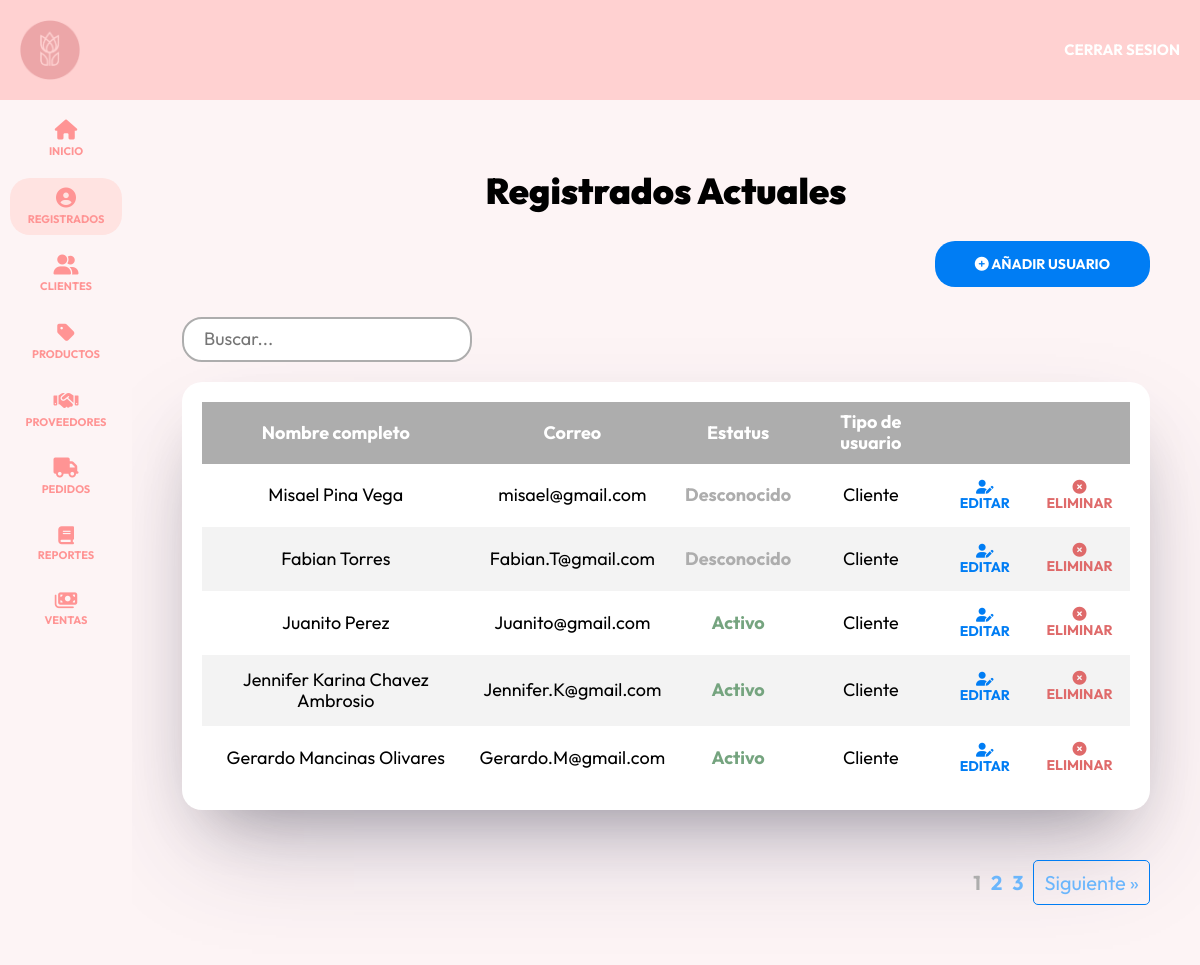
The app's page /admin/registrados?page=1 (signed in) with its own data.
### tables this page shows
CREATE TABLE `usuarios` (
  `IDusuario` int NOT NULL AUTO_INCREMENT,
  `nombre` varchar(100) NOT NULL,
  `apellido` varchar(100) NOT NULL,
  `email` varchar(100) DEFAULT NULL,
  `password` varchar(255) DEFAULT NULL,
  `estatus` varchar(50) NOT NULL,
  `confirmado` tinyint(1) NOT NULL DEFAULT '0',
  `token` varchar(255) DEFAULT NULL,
  `IDrol` int DEFAULT NULL,
  PRIMARY KEY (`IDusuario`),
  UNIQUE KEY `correo` (`email`),
  KEY `IDrol` (`IDrol`),
  CONSTRAINT `usuarios_ibfk_1` FOREIGN KEY (`IDrol`) REFERENCES `roles` (`IDrol`)
);

### controllers/RegistradosController.php (called while the page is built, shortened)
<?php
class RegistradosController {
    public static function index(Router $router) {
        $pagina_actual = $_GET['page'];
        $pagina_actual = filter_var($pagina_actual, FILTER_VALIDATE_INT);
        $registros_por_pagina = 5;
        $total = Usuarios::total();
        $paginacion = new Paginacion($pagina_actual, $registros_por_pagina, $total);
        $usuarios = Usuarios::paginar($registros_por_pagina, $paginacion->offset());
        $router->render('admin/registrados/index', [
            'titulo' => 'Registrados Actuales',
            'usuarios' => $usuarios,
            'paginacion' => $paginacion->paginacion()
        ]);
    }
}
?>

### public/index.php (called while the page is built, shortened)
<?php
$router = new Router();
$router->get('/login', [AuthController::class, 'login']);
$router->post('/login', [AuthController::class, 'login']);
$router->post('/logout', [AuthController::class, 'logout']);
$router->get('/registro', [AuthController::class, 'registro']);
$router->post('/registro', [AuthController::class, 'registro']);
$router->get('/olvide', [AuthController::class, 'olvide']);
$router->post('/olvide', [AuthController::class, 'olvide']);
$router->get('/reestablecer', [AuthController::class, 'reestablecer']);
$router->post('/reestablecer', [AuthController::class, 'reestablecer']);
$router->get('/mensaje', [AuthController::class, 'mensaje']);
$router->get('/confirmar-cuenta', [AuthController::class, 'confirmar']);
$router->get('/admin/dashboard', [DashboardController::class, 'index']);
$router->get('/admin/registrados', [RegistradosController::class, 'index']);
$router->get('/admin/registrados/crear', [RegistradosController::class, 'crear']);
$router->post('/admin/registrados/crear', [RegistradosController::class, 'crear']);
$router->get('/admin/registrados/editar', [RegistradosController::class, 'editar']);
$router->post('/admin/registrados/editar', [RegistradosController::class, 'editar']);
$router->post('/admin/registrados/eliminar', [RegistradosController::class, 'eliminar']);
$router->get('/admin/clientes', [ClientesController::class, 'index']);
$router->get('/admin/clientes/crear', [ClientesController::class, 'crear']);
$router->post('/admin/clientes/crear', [ClientesController::class, 'crear']);
$router->get('/admin/clientes/editar', [ClientesController::class, 'editar']);
$router->post('/admin/clientes/editar', [ClientesController::class, 'editar']);
$router->post('/admin/clientes/eliminar', [ClientesController::class, 'eliminar']);
$router->get('/admin/productos', [ProductosController::class, 'index']);
$router->get('/admin/productos/crear', [ProductosController::class, 'crear']);
$router->post('/admin/productos/crear', [ProductosController::class, 'crear']);
$router->get('/admin/productos/editar', [ProductosController::class, 'editar']);
$router->post('/admin/productos/editar', [ProductosController::class, 'editar']);
$router->post('/admin/productos/eliminar', [ProductosController::class, 'eliminar']);
$router->post('/admin/productos/actualizar_inventario', [ProductosController::class, 'actualizar_inventario']);
$router->get('/admin/proveedores', [ProveedoresController::class, 'index']);
$router->get('/admin/proveedores/crear', [ProveedoresController::class, 'crear']);
$router->post('/admin/proveedores/crear', [ProveedoresController::class, 'crear']);
$router->get('/admin/proveedores/editar', [ProveedoresController::class, 'editar']);
$router->post('/admin/proveedores/editar', [ProveedoresController::class, 'editar']);
$router->post('/admin/proveedores/eliminar', [ProveedoresController::class, 'eliminar']);
$router->get('/admin/categorias/crear', [CategoriasController::class, 'crear']);
$router->post('/admin/categorias/crear', [CategoriasController::class, 'crear']);
$router->get('/admin/categorias/editar', [CategoriasController::class, 'editar']);
$router->post('/admin/categorias/editar', [CategoriasController::class, 'editar']);
$router->post('/admin/categorias/eliminar', [CategoriasController::class, 'eliminar']);
$router->get('/admin/pedidos', [PedidosController::class, 'index']);
$router->get('/admin/pedidos/crear', [PedidosController::class, 'crear']);
$router->post('/admin/pedidos/crear', [PedidosController::class, 'crear']);
$router->get('/admin/pedidos/editar', [PedidosController::class, 'editar']);
$router->post('/admin/pedidos/editar', [PedidosController::class, 'editar']);
$router->post('/admin/pedidos/eliminar', [PedidosController::class, 'eliminar']);
$router->get('/admin/pedidos/obtener_pedidos', [PedidosController::class, 'obtener_pedidos']);
$router->post('/admin/pedidos/actualizarEstado', [PedidosController::class, 'actualizarEstado']);
$router->get('/admin/reportes', [ReportesController::class, 'index']);
$router->get('/admin/reportes/generarPDF', [ReportesController::class, 'generarPDF']);
$router->get('/admin/ventas', [VentasController::class, 'index']);
$router->get('/admin/ventas/crear', [VentasController::class, 'crear']);
$router->post('/admin/ventas/vender', [VentasController::class, 'vender']);
$router->get('/', [PaginasController::class, 'index']);
$router->get('/nosotros', [PaginasController::class, 'nosotros']);
$router->get('/categorias', [PaginasController::class, 'categorias']);
$router->get('/productos', [PaginasController::class, 'productos']);
$router->get('/contacto', [PaginasController::class, 'contacto']);
$router->post('/contacto', [PaginasController::class, 'contacto']);
$router->get('/Cpedidos', [PaginasController::class, 'pedidos']);
$router->get('/Cpedidos/crearPedido', [PaginasController::class, 'crearPedido']);
$router->post('/Cpedidos/crearPedido', [PaginasController::class, 'crearPedido']);
$router->get('/404', [PaginasController::class, 'error']);
$router->comprobarRutas();

### models/ActiveRecord.php (called while the page is built, shortened)
<?php
class ActiveRecord {
    protected static $db;
    protected static $tabla = '';
    protected static $columnaID = 'ID';
    public static function setDB($database) {
        self::$db = $database;
    }
    public static function consultarSQL($query) {
        $resultado = self::$db->query($query);
        $array = [];
        while($registro = $resultado->fetch_assoc()) {
            $array[] = static::crearObjeto($registro);
        }
        return $array;
    }
    protected static function crearObjeto($registro) {
        $objeto = new static;
        foreach($registro as $key => $value ) {
            if(property_exists( $objeto, $key  )) {
                $objeto->$key = $value;
            }
        }
        return $objeto;
    }
    public static function paginar($por_pagina, $offset) {
        $query = "SELECT * FROM " . static::$tabla . " ORDER BY " . static::$columnaID . " DESC LIMIT {$por_pagina} OFFSET {$offset}";
        $resultado = self::consultarSQL($query);
        return $resultado;
    }
    public static function total() {
        $query = "SELECT COUNT(*) FROM " . static::$tabla;
        $resultado = self::$db->query($query);
        $total = $resultado->fetch_array();
        return array_shift($total);
    }
}
?>

### models/Usuarios.php (called while the page is built, shortened)
<?php
class Usuarios extends ActiveRecord {
    public $estatus;
    public $IDrol;
    public function __construct($args = [])
    {
        $this->estatus = $args['estatus'] ?? '';
        $this->IDrol = $args['IDrol'] ?? null;
    }
    public function getEstatusText() {
        $estatus = [
            0 => 'Inactivo',
            1 => 'Activo'
        ];
        return $estatus[$this->estatus] ?? 'Desconocido';
    }
    public function getEstatusClass() {
        $estatusClasses = [
            0 => 'estatus-inactivo',
            1 => 'estatus-activo'
        ];
        return $estatusClasses[$this->estatus] ?? 'estatus-desconocido';
    }
    public function getRolText() {
        $roles = [
            1 => 'Administrador',
            2 => 'Empleado',
            3 => 'Cliente'
        ];
        return $roles[$this->IDrol] ?? 'Desconocido';
    }
}
?>

### views/admin/registrados/index.php (the view, shortened to what this page needs)
<h2 class="dashboard__heading"> <?php echo $titulo; ?> </h2>
<div class="dashboard__contenedor-boton">
    <a class="dashboard__boton" href="/admin/registrados/crear">
        <i class="fa-solid fa-circle-plus"></i>
        Añadir usuario
    </a>
</div>
<div class="buscador">
    <input type="text" id="inputBusqueda" placeholder="Buscar..." />
</div>
<div class="dashboard__contenedor">
    <?php if(!empty($usuarios)) { ?>
        <table class="table">
                <thead class="table__thead">
                    <tr>
                        <th scope="col" class="table__th">Nombre completo</th>
                        <th scope="col" class="table__th">Correo</th>
                        <th scope="col" class="table__th">Estatus</th>
                        <th scope="col" class="table__th">Tipo de usuario</th>
                        <th scope="col" class="table__th"></th>
                    </tr>
                </thead>
                <tbody class="table__tbody">
                    <?php foreach($usuarios as $usuario) { ?>
                        <tr class="table__tr">
                            <td class="table__td">
                                <?php echo htmlspecialchars($usuario->nombre . " " . $usuario->apellido); ?>
                            </td>
                            <td class="table__td">
                                <?php echo htmlspecialchars($usuario->email); ?>
                            </td>
                            <td class="table__td <?php echo htmlspecialchars($usuario->getEstatusClass()); ?>">
                                <?php echo htmlspecialchars($usuario->getEstatusText()); ?>
                            </td>
                            <td class="table__td">
                                <?php echo htmlspecialchars($usuario->getRolText()); ?>
                            </td>
                            <td class="table__td--acciones">
                                <a class="table__accion table__accion--editar" href="/admin/registrados/editar?id=<?php echo $usuario->IDusuario; ?>">
                                    <i class="fa-solid fa-user-pen"></i>
                                    Editar
                                </a>
                                <form method="POST" action="/admin/registrados/eliminar" class="table__formulario">
                                    <button class="table__accion table__accion--eliminar" type="submit">
                                        <i class="fa-solid fa-circle-xmark"></i>
                                        Eliminar
                                    </button>
                                </form>
                            </td>
                        </tr>
                    <?php } ?>
                </tbody>
            </table>
    <?php } else { ?>
        <p class="text-center">No hay usuarios en existencia aún</p>
    <?php } ?>
</div>
<?php
    echo $paginacion;
?>

### public/build/css/app.css (style rules this page uses)
html { line-height: 1.15; -webkit-text-size-adjust: 100%; }
body { margin: 0; }
a { background-color: transparent; }
button, input, optgroup, select, textarea { font-family: inherit; font-size: 100%; line-height: 1.15; margin: 0; }
button, input { overflow: visible; }
button, select { text-transform: none; }
button, [type=button], [type=reset], [type=submit] { -webkit-appearance: button; }
html { font-size: 62.5%; box-sizing: border-box; height: 100%; }
*, *:before, *:after { box-sizing: inherit; }
body { font-family: "Outfit", sans-serif; font-size: 1.8rem; }
a { text-decoration: none; }
h1, h2, h3 { font-family: "Outfit", sans-serif; font-weight: 900; margin: 2rem 0; }
h2 { font-size: 3.6rem; }
[class$=__heading] { font-family: "Outfit", sans-serif; font-weight: 900; margin: 2rem 0; margin: 6rem 0 3rem 0; text-align: center; }
.buscador { display: flex; justify-content: start; margin: 2rem 0; }
.buscador input[type=text] { padding: 1rem 2rem; font-family: "Outfit", sans-serif; font-size: 1.6rem; color: black; border: 2px solid #adadad; border-radius: 2rem; outline: none; transition: border-color 0.3s ease, box-shadow 0.3s ease; }
@media (min-width: 768px) { .buscador input[type=text] { font-size: 1.8rem; } }
@media (min-width: 1024px) { .buscador input[type=text] { width: 40%; } }
@media (min-width: 1200px) { .buscador input[type=text] { width: 30%; } }
.dashboard { height: 100%; display: flex; flex-direction: column; background-color: #FDF4F5; }
.dashboard__contenedor-boton { display: flex; justify-content: flex-end; gap: 1rem; }
@media (min-width: 768px) { .dashboard__contenedor-boton { display: flex; margin-bottom: 3rem; } }
.dashboard__boton { background-color: #007df4; border-radius: 2rem; padding: 1.5rem 4rem; color: #FFFFFF; font-size: 1.8rem; font-weight: 700; border: none; transition-property: background-color; transition-duration: 0.3s; text-align: center; display: #FFFFFF; text-transform: uppercase; font-size: 1.4rem; }
@media (min-width: 768px) { .dashboard__boton { width: auto; } }
.dashboard__contenedor, .dashboard__formulario { box-shadow: rgba(255, 255, 255, 0.1) 0px 1px 1px 0px inset, rgba(50, 50, 93, 0.25) 0px 50px 100px -20px, rgba(0, 0, 0, 0.3) 0px 30px 60px -30px; background-color: #FFFFFF; padding: 2rem; border-radius: 2rem; margin-top: 2rem; }
.table { width: 100%; border-collapse: collapse; }
.table__thead { background-color: #adadad; color: #FFFFFF; }
.table__th { padding: 1rem; text-align: center; }
.table__tr:nth-child(even) { background-color: #f3f3f3; }
.table__td, .table__td--acciones { padding: 1.5rem 1rem; text-align: center; }
.table__td--acciones { display: flex; justify-content: flex-end; gap: 2rem; align-items: center; }
.table__accion { all: unset; text-transform: uppercase; font-size: 1.4rem; font-weight: 700; }
.table__accion--editar { color: #007df4; }
.table__accion--eliminar { color: #DF6A6A; }
.table .estatus-activo { color: #75A47F; font-weight: bold; }
.table .estatus-desconocido { color: #adadad; font-weight: bold; }

### records on screen
usuarios: nombre+apellido "Misael Pina Vega", email "misael@gmail.com", estatus "Desconocido", IDrol "Cliente"
usuarios: nombre+apellido "Fabian Torres", email "Fabian.T@gmail.com", estatus "Desconocido", IDrol "Cliente"
usuarios: nombre+apellido "Juanito Perez", email "Juanito@gmail.com", estatus "Activo", IDrol "Cliente"
usuarios: nombre+apellido "Jennifer Karina Chavez Ambrosio", email "Jennifer.K@gmail.com", estatus "Activo", IDrol "Cliente"
usuarios: nombre+apellido "Gerardo Mancinas Olivares", email "Gerardo.M@gmail.com", estatus "Activo", IDrol "Cliente"

### other values on screen
$titulo "Registrados Actuales"
